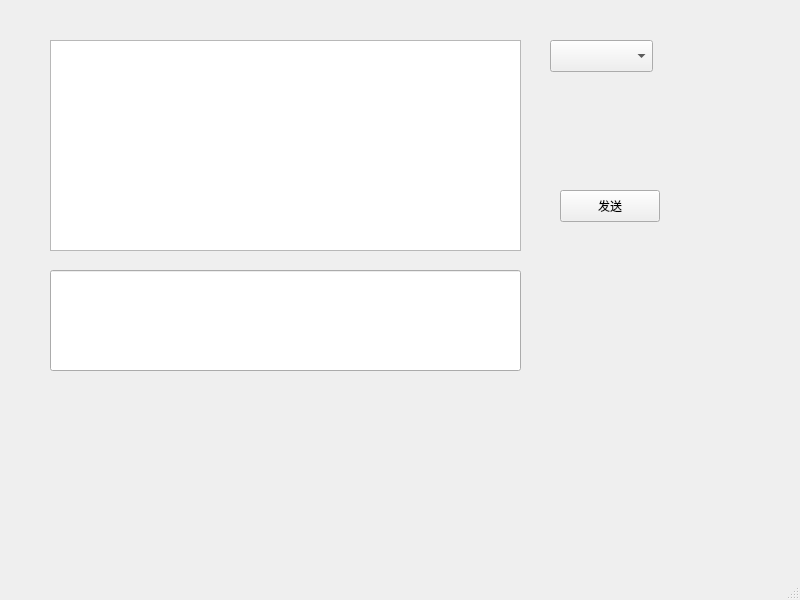
<?xml version="1.0" encoding="UTF-8"?>
<ui version="4.0">
 <class>MainWindow</class>
 <widget class="QMainWindow" name="MainWindow">
  <property name="geometry">
   <rect>
    <x>0</x>
    <y>0</y>
    <width>800</width>
    <height>600</height>
   </rect>
  </property>
  <property name="windowTitle">
   <string>串口</string>
  </property>
  <widget class="QWidget" name="centralwidget">
   <widget class="QTextBrowser" name="textBrowser_log">
    <property name="geometry">
     <rect>
      <x>50</x>
      <y>40</y>
      <width>471</width>
      <height>211</height>
     </rect>
    </property>
   </widget>
   <widget class="QComboBox" name="comboBox_baudRate">
    <property name="geometry">
     <rect>
      <x>550</x>
      <y>40</y>
      <width>103</width>
      <height>32</height>
     </rect>
    </property>
   </widget>
   <widget class="QLineEdit" name="lineEdit_send">
    <property name="geometry">
     <rect>
      <x>50</x>
      <y>270</y>
      <width>471</width>
      <height>101</height>
     </rect>
    </property>
   </widget>
   <widget class="QPushButton" name="pushButton_send">
    <property name="geometry">
     <rect>
      <x>560</x>
      <y>190</y>
      <width>100</width>
      <height>32</height>
     </rect>
    </property>
    <property name="text">
     <string>发送</string>
    </property>
   </widget>
  </widget>
  <widget class="QMenuBar" name="menubar">
   <property name="geometry">
    <rect>
     <x>0</x>
     <y>0</y>
     <width>800</width>
     <height>37</height>
    </rect>
   </property>
  </widget>
  <widget class="QStatusBar" name="statusbar"/>
 </widget>
 <resources/>
 <connections/>
</ui>
